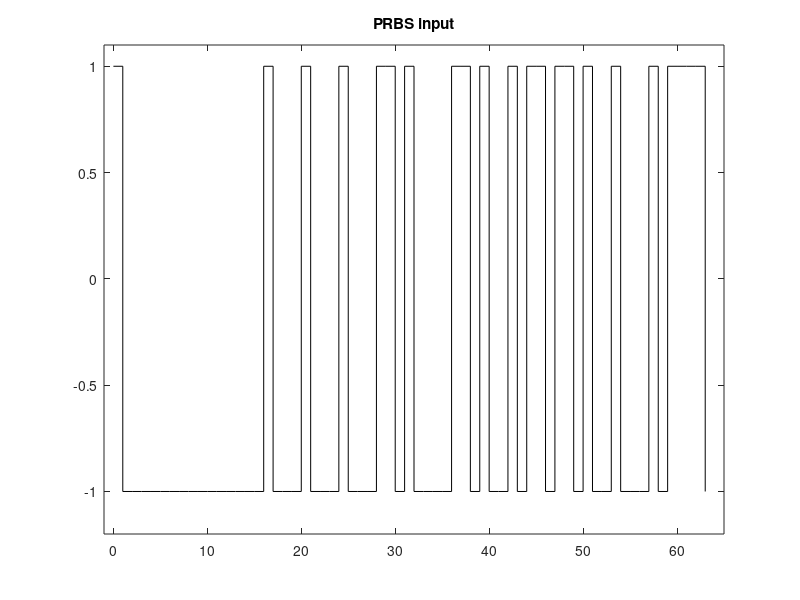

Write MATLAB code to recreate this figure.
% Example of ARMA parameter estimation
% using PRBS as input

% a test case -----------------
% [a1 a2 a3 b1 b2 c1 c2]
thetao=[0.9 0.7 0.4 0.3 0.8 0.5 0.1]'; 
N=length(thetao);
d=zeros(N,1);

M=64;

% vector with a series of PRBS values
pr=zeros(M,1);
x=[zeros(1,15) 1]; 
for k=1:M,
    pr(k)=2*x(16)-1;
    q=x(16)+x(15)+x(13)+x(4);
    x(2:16)=x(1:15);
    x(1)=mod(q,2);
end; 

% vector with plant output in response to pr
y=zeros(M,1);
e=zeros(M,1); %noises
for nn=1:M,
   up=pr(nn); % input at present
   ep=0.5*randn(1,1); % noise at present 
   e(nn)=ep; %save noise
    % actualization of d
      d(5)=d(4); d(4)=up;
      d(7)=d(6); d(6)=ep;            
    yp=d'*thetao; % plant output at present
    y(nn)=yp; %save plant output
    %actualization of d
      d(3)=d(2); d(2)=d(1); d(1)=-yp;
end

L=7; %number of model parameters
thetaes=zeros(L,1); % estimated parameters
d=zeros(L,1); % vector of inputs/outputs
P=diag(1000*ones(L,1));

% iterative model parameter estimation ----------------
for nn=1:M,   
    up=pr(nn); % input at present
    ep=e(nn); % noise at present    
    % actualization of d
      d(5)=d(4); d(4)=up;
      d(7)=d(6); d(6)=ep;               
    yp=y(nn); % plant output at present 
    % parameter estimation steps:    
    aux=1+(d'*P*d);
    kappa=(P*d)/aux;
    P=P-(kappa*d'*P);  
    err=yp-(d'*thetaes);
    thetaes=thetaes+(kappa*err);    
    %actualization of d
    d(3)=d(2); d(2)=d(1); d(1)=-yp;      
end

thetaes

figure(1)
xx=0;
for nn=1:M-1,
    plot([xx xx+1], [pr(nn) pr(nn)],'k'); hold on;
    plot([xx+1 xx+1], [pr(nn) pr(nn+1)],'k');
    xx=xx+1;
end;
axis([-1 M+1 -1.2 1.1]);
title('PRBS input');
